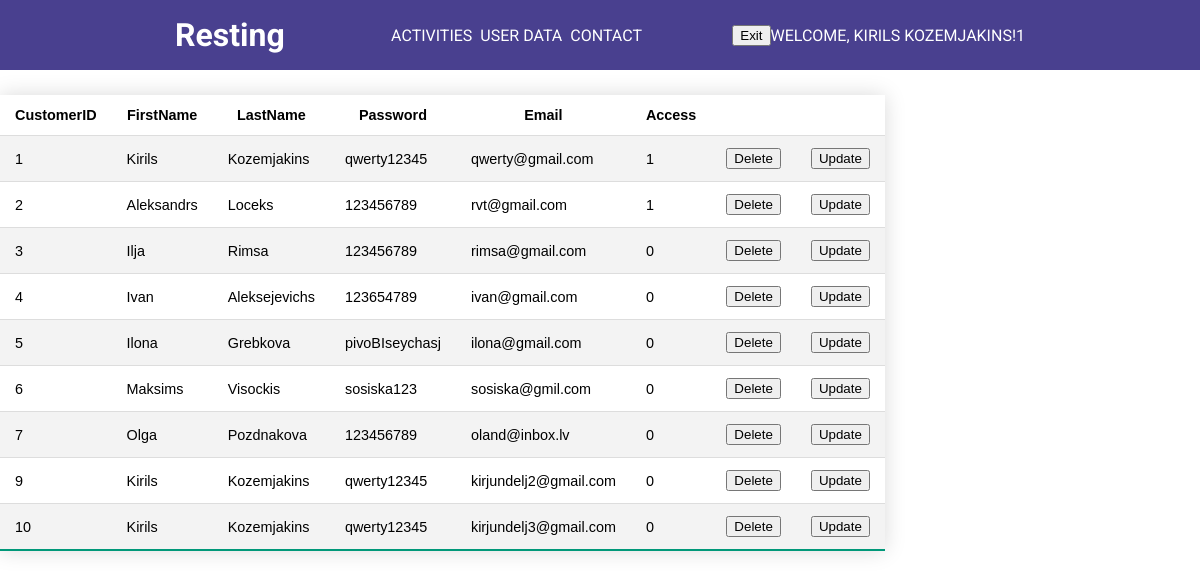
Page /php/admin/user_data.php (signed in) on the committed database.
### tables this page shows
CREATE TABLE IF NOT EXISTS `customer` (
  `CustomerID` int NOT NULL AUTO_INCREMENT,
  `FirstName` varchar(50) DEFAULT NULL,
  `LastName` varchar(50) DEFAULT NULL,
  `Password` varchar(50) DEFAULT NULL,
  `Email` varchar(50) DEFAULT NULL,
  `Access` int DEFAULT '0',
  PRIMARY KEY (`CustomerID`)
);

### php/admin/user_data.php (the view, shortened to what this page needs)
<!DOCTYPE html>
<html>
<head>
	<link rel="stylesheet" href="..\..\css\admin\user_data.css">
</head>
<body>
<header>
    <div class="container row">
        <a href="MainAdmin.php" class="logo">Resting</a>
        <nav class="nav">
        <ul class="nav__list nav__list--primary">
            <li class="nav__item"><a href="ActivitiesAdmin.php" class="nav__link">Activities</a></li>
            <li class="nav__item"><a href="user_data.php" class="nav__link">User data</a></li>
            <li class="nav__item"><a href="#" class="nav__link">Contact</a></li>
        </ul>
        <ul class="nav__list">
            <li class="nav__item">
              <a class="nav__link">
                <form action='..\..\FunctionsPHP\logout.php' method="post">
                  <button type="submit" name="logout">Exit</button>
                </form>
              </a>
            </li>
            <li>
              <a class="nav__link">
                <?php
                  if (isset($_SESSION['authorized']) && $_SESSION['authorized'] === true) {
                    echo 'Welcome, ' . $_SESSION['username'] . '!'.  $_SESSION['access'];
                  }
                ?>
              </a>
            </li>
        </ul>
        </nav>
    </div>
    </header>
    <table class="styled-table">
        <tr>
            <th>CustomerID</th>
            <th>FirstName</th>
            <th>LastName</th>
            <th>Password</th>
            <th>Email</th>
            <th>Access</th>
        </tr>
        <?php
        include '../../FunctionsPHP/DataBaseConn.php';
        try {
            $conn = new PDO("mysql:host=$host;dbname=$dbname", $username, $password);
            $conn->setAttribute(PDO::ATTR_ERRMODE, PDO::ERRMODE_EXCEPTION);
            $query = $conn->prepare("SELECT * FROM customer");
            $query->execute();
            $results = $query->fetchAll();
        } catch (PDOException $e) {
            echo 'Error: ' . $e->getMessage();
        }
        foreach ($results as $row) {
            echo "<tr><td>" . $row['CustomerID'] . "</td>";
            echo "<td>" . $row['FirstName'] . "</td>";
            echo "<td>" . $row['LastName'] . "</td>";
            echo "<td>" . $row['Password'] . "</td>";
            echo "<td>" . $row['Email'] . "</td>";
            echo "<td>" . $row['Access'] . "</td>";
            echo "<td>";
            echo "<form action='..\..\FunctionsPHP\delete_user.php' method='post'>";
            echo "<input type='submit' value='Delete'>";
            echo "</form>";
            echo "</td>";
            echo "<td>";
            echo "<button class='ShowUpdateForm'>Update</button>";
            echo "</td></tr>";
        }
        ?>
    </table>
</body>
</html>

### css/admin/user_data.css (style rules this page uses)
* { box-sizing: border-box; }
body { margin: 0; font-family: "Roboto", sans-serif; }
header { background: #49408f; padding: 1em 0; }
.logo { text-decoration: none; color: #fff; font-size: 2rem; font-weight: bold; margin-right: 0.5em; }
.nav__list { padding: 0; margin: 0; list-style: none; }
.nav__link { color: #fff; text-decoration: none; text-transform: uppercase; }
.container { width: 85%; max-width: 850px; margin: 0 auto; }
.row { display: flex; justify-content: space-between; }
.nav { display: flex; justify-content: space-between; width: 100%; }
.nav__list { display: flex; align-items: center; }
.nav__list--primary { margin: 0 auto; }
.nav__item + .nav__item { margin-left: 0.5em; }
.styled-table { border-collapse: collapse; margin: 25px 0; font-size: 0.9em; font-family: sans-serif; min-width: 400px; box-shadow: 0 0 20px rgba(0, 0, 0, 0.15); }
.styled-table th, .styled-table td { padding: 12px 15px; }
.styled-table tbody tr { border-bottom: 1px solid #dddddd; }
.styled-table tbody tr:nth-of-type(even) { background-color: #f3f3f3; }
.styled-table tbody tr:last-of-type { border-bottom: 2px solid #009879; }

### rows in the picture
customer: CustomerID "1", FirstName "Kirils", LastName "Kozemjakins", Password "qwerty12345", Email "qwerty@gmail.com", Access "1"
customer: CustomerID "2", FirstName "Aleksandrs", LastName "Loceks", Password "123456789", Email "rvt@gmail.com", Access "1"
customer: CustomerID "3", FirstName "Ilja", LastName "Rimsa", Password "123456789", Email "rimsa@gmail.com", Access "0"
customer: CustomerID "4", FirstName "Ivan", LastName "Aleksejevichs", Password "123654789", Email "ivan@gmail.com", Access "0"
customer: CustomerID "5", FirstName "Ilona", LastName "Grebkova", Password "pivoBIseychasj", Email "ilona@gmail.com", Access "0"
customer: CustomerID "6", FirstName "Maksims", LastName "Visockis", Password "sosiska123", Email "sosiska@gmil.com", Access "0"
customer: CustomerID "7", FirstName "Olga", LastName "Pozdnakova", Password "123456789", Email "oland@inbox.lv", Access "0"
customer: CustomerID "9", FirstName "Kirils", LastName "Kozemjakins", Password "qwerty12345", Email "kirjundelj2@gmail.com", Access "0"
customer: CustomerID "10", FirstName "Kirils", LastName "Kozemjakins", Password "qwerty12345", Email "kirjundelj3@gmail.com", Access "0"

### other values in the picture
$_SESSION['username'] "KIRILS KOZEMJAKINS"
$_SESSION['access'] "1"
